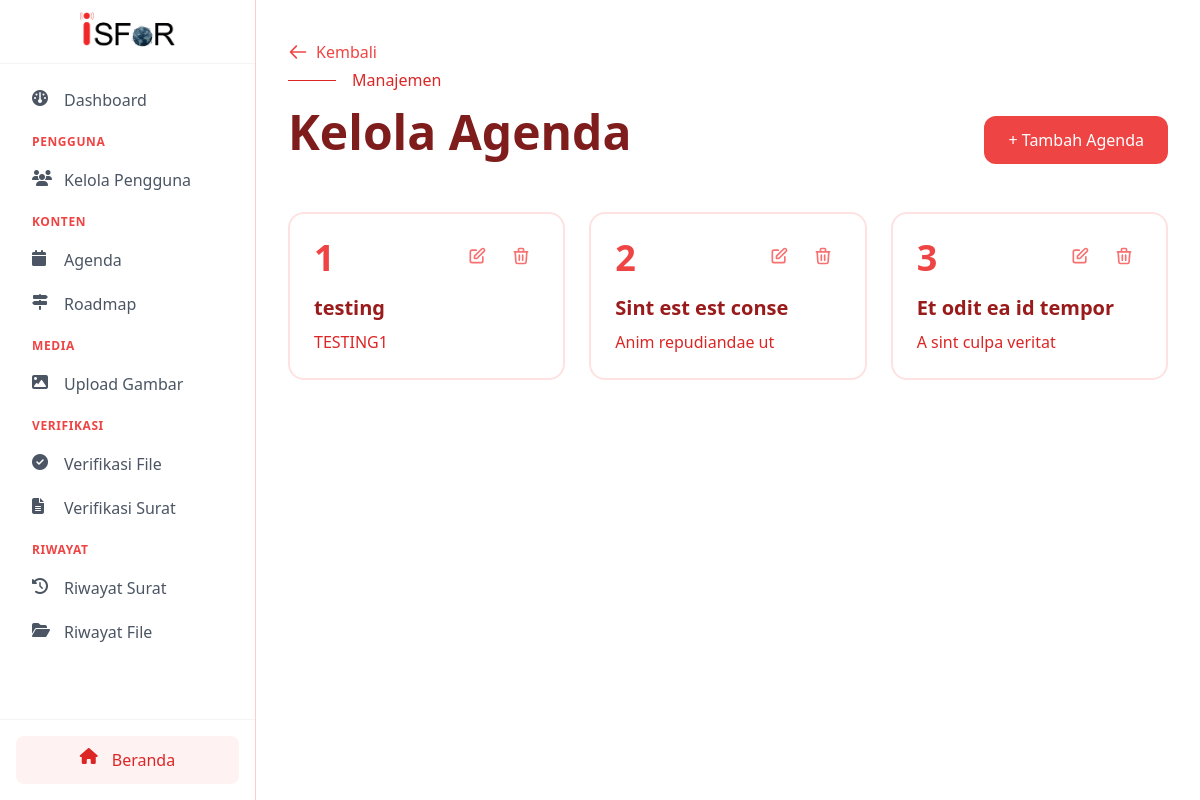
The app's page /php/public/agenda (signed in) with its own data.
### tables this page shows
CREATE TABLE `agenda` (
  `agenda_id` int NOT NULL,
  `title` varchar(255) NOT NULL,
  `description` varchar(255) DEFAULT NULL
);

### php/app/core/Controller.php (called while the page is built, shortened)
<?php
class Controller{
    public function view($view, $data = []){
        require_once '../app/views/' . $view . '.php';
    }
    public function model($model){
        return new $model;
    }
}

### php/app/core/App.php (called while the page is built, shortened)
<?php
class App {
    protected $method = 'index';
    protected $params = [];
    public function __construct() {
        $this->controller = new $this->controller;
        call_user_func_array([$this->controller, $this->method], $this->params);
    }
}

### php/public/index.php (called while the page is built, shortened)
<?php
$app = new App;

### php/app/core/Database.php (called while the page is built, shortened)
<?php
class Database
{
    private $host = DB_HOST;
    private $user = DB_USER;
    private $pass = DB_PASS;
    private $db_name = DB_NAME;
    private $dbh;
    private $stmt;
    public function __construct()
    {
        $dsn = "mysql:host={$this->host};dbname={$this->db_name};charset=utf8mb4";
        $options = [
            PDO::ATTR_ERRMODE => PDO::ERRMODE_EXCEPTION,
        ];
        try {
            $this->dbh = new PDO($dsn, $this->user, $this->pass, $options);
        } catch (PDOException $e) {
            die("Koneksi gagal: " . $e->getMessage());
        }
    }
    public function query($query)
    {
        $this->stmt = $this->dbh->prepare($query);
    }
    public function execute()
    {
        return $this->stmt->execute();
    }
    public function resultSet()
    {
        $this->execute();
        return $this->stmt->fetchAll(PDO::FETCH_ASSOC);
    }
}

### php/app/models/AgendaModel.php (called while the page is built, shortened)
<?php
class AgendaModel
{
    private $db;
    public function __construct()
    {
        $this->db = new Database;
    }
    public function getAllAgenda()
    {
        $this->db->query('CALL sp_GetAllAgenda()');
        return $this->db->resultSet();
    }
}

### php/app/views/admin/manage-agenda.php (the view, shortened to what this page needs)
<!DOCTYPE html>
<html lang="id" class="scroll-smooth">
<head>
    <link rel="stylesheet" href="<?= CSS; ?>/admin/manage-agenda.css">
    <link href="https://cdn.jsdelivr.net/npm/tailwindcss@2.2.19/dist/tailwind.min.css" rel="stylesheet">
</head>
<body class="bg-white">
<?php include_once '../app/views/assets/components/AdminDashboard/sidebar.php'; ?>
<div class="flex-1 min-h-screen main-content bg-white" id="mainContent">
    <main class="py-10 px-8">
        <div class="max-w-7xl mx-auto back-button-section">
            <a href="<?= BASEURL ?>/dashboardAdmin"
               class="inline-flex items-center space-x-2 text-red-500 hover:text-red-600 transition-all duration-300">
                <svg class="w-5 h-5" fill="none" viewBox="0 0 24 24" stroke="currentColor">
                    <path stroke-linecap="round" stroke-linejoin="round" stroke-width="2" d="M10 19l-7-7m0 0l7-7m-7 7h18"/>
                </svg>
                <span>Kembali</span>
            </a>
        </div>
        <div class="max-w-7xl mx-auto mb-12 fade-in">
            <div class="flex items-center space-x-4 mb-4">
                <span class="h-px w-12 bg-red-600"></span>
                <span class="text-red-600 font-medium">Manajemen</span>
            </div>
            <div class="header-section flex justify-between items-end">
                <h1 class="text-5xl font-bold text-red-900 mb-2">Kelola Agenda</h1>
                <button onclick="openAgendaModal('add')"
                        class="px-6 py-3 bg-red-500 text-white rounded-xl hover:bg-red-600 transform hover:-translate-y-1 transition-all duration-300">
                    + Tambah Agenda
                </button>
            </div>
        </div>
        <div class="agenda-grid grid gap-6 md:grid-cols-2 lg:grid-cols-3 max-w-7xl mx-auto">
            <?php if (empty($data['agenda'])): ?>
                <p class="text-red-600 col-span-full text-center">Tidak ada agenda yang tersedia.</p>
            <?php else: ?>
                <?php foreach ($data['agenda'] as $agenda): ?>
                    <div class="agenda-card bg-white p-6 rounded-2xl border-2 border-red-100">
                        <div class="agenda-card-header flex justify-between items-start mb-4">
                            <span class="text-4xl font-bold text-red-500"><?= $data['no']++ ?></span>
                            <div class="flex space-x-2">
                                <button onclick="openAgendaModal('edit', <?= htmlspecialchars(json_encode($agenda)) ?>)"
                                        class="p-2 text-red-400 hover:text-red-500 transition-colors">
                                    <svg class="w-5 h-5" fill="none" stroke="currentColor" viewBox="0 0 24 24">
                                        <path stroke-linecap="round" stroke-linejoin="round" stroke-width="2"
                                              d="M11 5H6a2 2 0 00-2 2v11a2 2 0 002 2h11a2 2 0 002-2v-5m-1.414-9.414a2 2 0 112.828 2.828L11.828 15H9v-2.828l8.586-8.586z"/>
                                    </svg>
                                </button>
                                <button onclick="confirmDelete(<?= $agenda['agenda_id'] ?>)"
                                        class="p-2 text-red-400 hover:text-red-500 transition-colors">
                                    <svg class="w-5 h-5" fill="none" stroke="currentColor" viewBox="0 0 24 24">
                                        <path stroke-linecap="round" stroke-linejoin="round" stroke-width="2"
                                              d="M19 7l-.867 12.142A2 2 0 0116.138 21H7.862a2 2 0 01-1.995-1.858L5 7m5 4v6m4-6v6m1-10V4a1 1 0 00-1-1h-4a1 1 0 00-1 1v3M4 7h16"/>
                                    </svg>
                                </button>
                            </div>
                        </div>
                        <h3 class="text-xl font-semibold text-red-800 mb-2"><?= $agenda['title'] ?></h3>
                        <p class="text-red-600"><?= $agenda['description'] ?></p>
                    </div>
                <?php endforeach; ?>
            <?php endif; ?>
        </div>
    </main>
</div>
</body>
</html>

### php/public/assets/css/admin/manage-agenda.css (style rules this page uses)
body { font-family: 'Plus Jakarta Sans', sans-serif; }
.fade-in { animation: fadeIn 0.4s ease-out forwards; }
.agenda-card { transition: all 0.3s ease; background-size: 20px 20px; background-image: radial-gradient(circle, #fee2e2 0.5px, transparent 0.5px); }
button, input, textarea { transition: all 0.2s cubic-bezier(0.4, 0, 0.2, 1); }

### php/app/views/admin/manage-agenda.php (style rules this page uses)
body { overflow-x: hidden; }
@media (min-width: 769px) { .main-content { margin-left: 16rem; } }

### php/app/views/assets/components/AdminDashboard/sidebar.php (style rules this page uses)
body { position: relative; }

### records on screen
agenda: title "testing", description "TESTING1"
agenda: title "Sint est est conse", description "Anim repudiandae ut"
agenda: title "Et odit ea id tempor", description "A sint culpa veritat"
